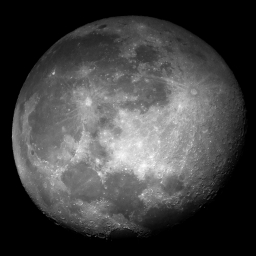
#> input picture t3/dip_t03_imagefiles/moon.jpg, 256 x 256 px; its folder holds only this picture in this run
$ python img_gen.py
#> lines starting #> are read from the running program, lines starting #| are printed output that depends on the picture
'''
Image Processing
case generator for Assignment 3

Eric Ribero Augusto
no.USP 10295242
'''

import numpy as np
import imageio
from os import listdir
from os.path import isfile, join
import matplotlib.pyplot as plt

def noise(img):

    noise = np.multiply(np.random.normal(0.0, 0.1, img.shape), 255)
    img_noise = np.clip(img.astype(int) + noise, 0, 255)
    return img_noise.astype(np.uint8)

# def blur(img):
#
#     # add padding
#     size = 2
#     max_side = max(img.shape)
#
#     while size < max_side:
#         size *=2
#
#     pad_i1 = (size - img.shape[0])//2 + (size - img.shape[0])%2
#     pad_i2 = (size - img.shape[0])//2
#     pad_j1 = (size - img.shape[1]) // 2 + (size - img.shape[1]) % 2
#     pad_j2 = (size - img.shape[1])//2
#     filt_img = np.pad(img, ((pad_i1,pad_i2),(pad_j1,pad_j2)), 'constant')
#
#     # fourier transform image
#     fft_img = np.fft.fft2(filt_img)
#     fft_img = np.fft.fftshift(fft_img)
#
#     # square lowpass filter
#     # side = size//8
#     # filter = np.zeros(fft_img.shape,dtype=np.cdouble)
#     # filter[size//2 - side : size//2 + side,
#     #         size//2 - side : size//2 + side] = 1.0
#
#     # gaussian lowpass filter
#     sigmax, sigmay = 30, 30
#     cy, cx = fft_img.shape[0] / 2, fft_img.shape[1] / 2
#     x = np.linspace(0, fft_img.shape[0], fft_img.shape[0])
#     y = np.linspace(0, fft_img.shape[1], fft_img.shape[1])
#     X, Y = np.meshgrid(x, y)
#     filter = np.exp(-(((X - cx) / sigmax) ** 2 + ((Y - cy) / sigmay) ** 2))
#
#     # apply filter(multiplication in freq. domain)
#     fft_img = fft_img * filter

    # # inverse fourier
    # filt_img = np.abs(np.fft.ifft2(fft_img)).astype(np.uint8)
    # filt_img = filt_img[pad_i1:filt_img.shape[0] - pad_i2,
    #                   pad_j1:filt_img.shape[1] - pad_j2]

    # return filt_img

# Image padding for fourier transform
def pad_preftt2(img, shape):

    size = 2
    max_side = max(shape)
    while size < max_side:
        size *=2

    pad_i = size - img.shape[0]
    pad_j = size - img.shape[1]

    return np.pad(img,((0,pad_i),(0,pad_j)), 'constant')

# Image unpadding for inverse fft output
def unpad_postftt2(padimg, orig_shape):
    return padimg[0:orig_shape[0], 0:orig_shape[1]]


def blur(img, k, sigma):


    arx = np.arange((-k // 2) + 1.0, (k // 2) + 1.0)
    x, y = np.meshgrid(arx, arx)
    filt = np.exp(-(1 / 2) * (np.square(x) + np.square(y)) / np.square(sigma))
    filt = filt / np.sum(filt)

    img_pad = pad_preftt2(img, img.shape)
    filt_pad = pad_preftt2(filt, img.shape)

    img_fft = np.multiply(np.fft.fft2(img_pad), np.fft.fft2(filt_pad))
    img_new = unpad_postftt2(np.fft.ifft2(img_fft).real, img.shape)


    return img_new


# nomalize numpy ndarray to [0,2^8-1]
def normalize(matrix):
    max = np.amax(matrix)
    min = np.amin(matrix)
    matrix = (matrix - min) / (max - min)
    matrix *= ((2**8)-1)

    return matrix


def main():

    mpath = "dip_t03_imagefiles/"

    files = [f for f in listdir(mpath) if isfile(join(mpath,f))]
    for file in files:
        print(file)
        # get image
        img = imageio.imread(mpath+file, as_gray=True)
#> img is the input picture: shape (256, 256) float32; min 0, max 251, mean 66.1
        # apply blur to original and save it
        blur_path = mpath+"blur/blur_"+ file
        imageio.imwrite(blur_path, blur(img, 5, 1.0))
#> in unpad_postftt2, `return padimg[0:orig_shape[0], 0:orig_shape[1]]`:
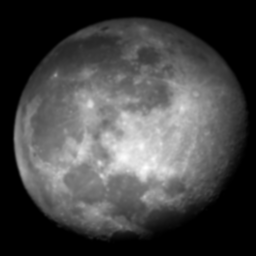
#> returned value: shape (256, 256) float64; min -7.11e-14, max 244.7, mean 66.1; drawn with min black and max white

        # apply noise to original and save it
        noise_path = mpath+"noise/noise_"+ file
        imageio.imwrite(noise_path, noise(img))
#> in noise, `img_noise = np.clip(img.astype(int) + noise, 0, 255)`:
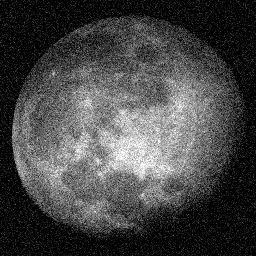
#> img_noise: shape (256, 256) float64; min 0, max 255, mean 69.9


if __name__ == '__main__':
    main()
